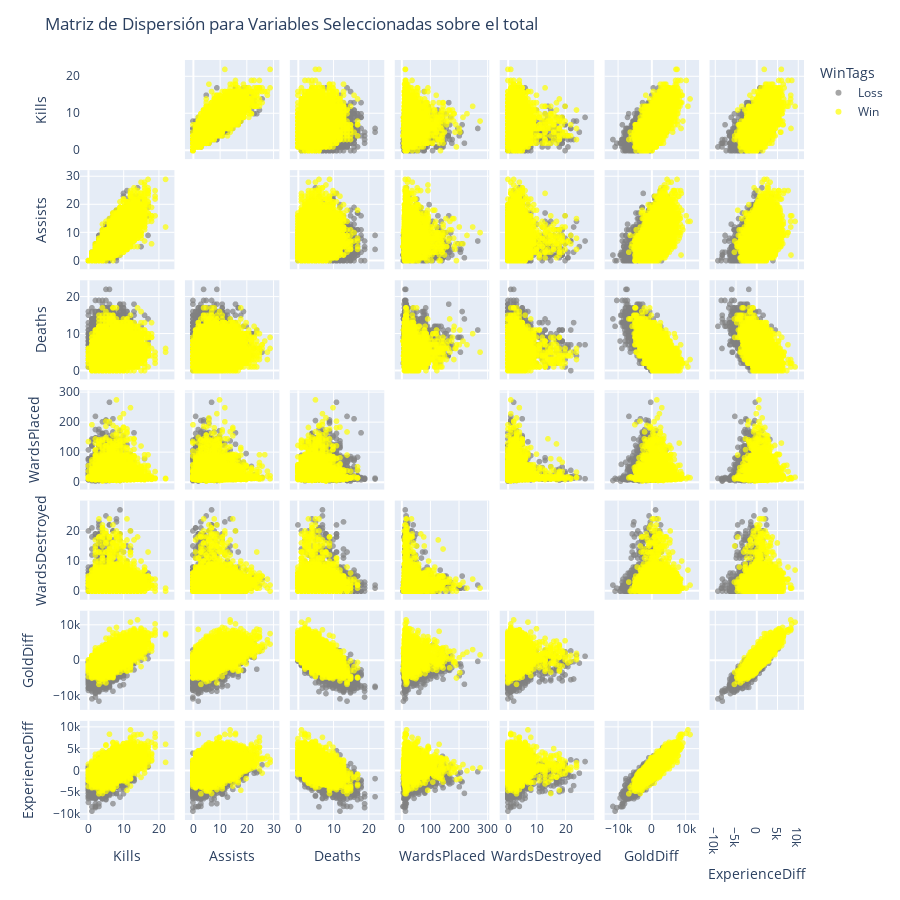

The notebook cell saved with this chart:
### Code cell
# Matriz de dispersión para variables seleccionadas sobre el total
features = ["Kills", "Assists", "Deaths", "WardsPlaced", "WardsDestroyed", "GoldDiff", "ExperienceDiff"]

fig = px.scatter_matrix(
    data,
    dimensions=features,
    color="WinTags",
    height=900,
    width=900,
    opacity=0.7,
    color_discrete_map=color_map
)

fig.update_traces(diagonal_visible=False)
fig.update_layout(title="Matriz de Dispersión para Variables Seleccionadas sobre el total")
fig.show()
fig.write_html(path_base + r"\\static\html\correlacion_total.html")
fig.write_image(path_base + r"\\static\img\correlacion_total.png")

### Figure 1 — Plotly figure (JSON) as saved in the notebook; plotly's stock layout.template omitted (floating-point values rounded to 4 significant figures; data arrays with more than 128 entries replaced by an {"elided": "..."} marker saying what was removed)
{"data": [{"diagonal": {"visible": false}, "dimensions": [{"axis": {"matches": true}, "label": "Kills", "values": {"elided": "9879 int values"}}, {"axis": {"matches": true}, "label": "Assists", "values": {"elided": "9879 int values"}}, {"axis": {"matches": true}, "label": "Deaths", "values": {"elided": "9879 int values"}}, {"axis": {"matches": true}, "label": "WardsPlaced", "values": {"elided": "9879 int values"}}, {"axis": {"matches": true}, "label": "WardsDestroyed", "values": {"elided": "9879 int values"}}, {"axis": {"matches": true}, "label": "GoldDiff", "values": {"elided": "9879 int values"}}, {"axis": {"matches": true}, "label": "ExperienceDiff", "values": {"elided": "9879 int values"}}], "hovertemplate": "WinTags=Loss<br>%{xaxis.title.text}=%{x}<br>%{yaxis.title.text}=%{y}<extra></extra>", "legendgroup": "Loss", "marker": {"color": "gray", "opacity": 0.7, "symbol": "circle"}, "name": "Loss", "showlegend": true, "type": "splom"}, {"diagonal": {"visible": false}, "dimensions": [{"axis": {"matches": true}, "label": "Kills", "values": {"elided": "9879 int values"}}, {"axis": {"matches": true}, "label": "Assists", "values": {"elided": "9879 int values"}}, {"axis": {"matches": true}, "label": "Deaths", "values": {"elided": "9879 int values"}}, {"axis": {"matches": true}, "label": "WardsPlaced", "values": {"elided": "9879 int values"}}, {"axis": {"matches": true}, "label": "WardsDestroyed", "values": {"elided": "9879 int values"}}, {"axis": {"matches": true}, "label": "GoldDiff", "values": {"elided": "9879 int values"}}, {"axis": {"matches": true}, "label": "ExperienceDiff", "values": {"elided": "9879 int values"}}], "hovertemplate": "WinTags=Win<br>%{xaxis.title.text}=%{x}<br>%{yaxis.title.text}=%{y}<extra></extra>", "legendgroup": "Win", "marker": {"color": "yellow", "opacity": 0.7, "symbol": "circle"}, "name": "Win", "showlegend": true, "type": "splom"}], "layout": {"dragmode": "select", "height": 900, "legend": {"title": {"text": "WinTags"}, "tracegroupgap": 0}, "margin": {"t": 60}, "title": {"text": "Matriz de Dispersión para Variables Seleccionadas sobre el total"}, "width": 900}}
